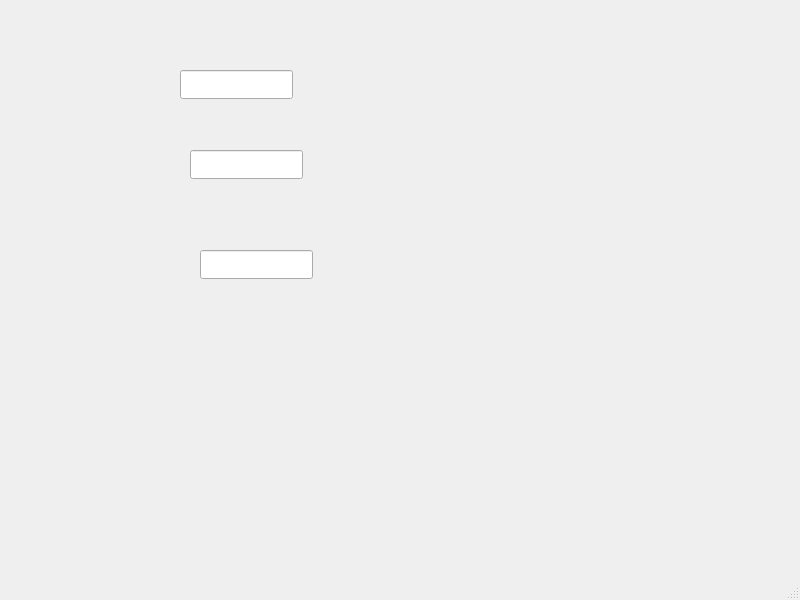
<?xml version="1.0" encoding="UTF-8"?>
<ui version="4.0">
 <class>MainWindow</class>
 <widget class="QMainWindow" name="MainWindow">
  <property name="geometry">
   <rect>
    <x>0</x>
    <y>0</y>
    <width>800</width>
    <height>600</height>
   </rect>
  </property>
  <property name="windowTitle">
   <string>MainWindow</string>
  </property>
  <widget class="QWidget" name="centralwidget">
   <widget class="QLineEdit" name="lineEdit_x">
    <property name="geometry">
     <rect>
      <x>180</x>
      <y>70</y>
      <width>113</width>
      <height>29</height>
     </rect>
    </property>
   </widget>
   <widget class="QLineEdit" name="lineEdit_y">
    <property name="geometry">
     <rect>
      <x>190</x>
      <y>150</y>
      <width>113</width>
      <height>29</height>
     </rect>
    </property>
   </widget>
   <widget class="QLineEdit" name="lineEdit_z">
    <property name="geometry">
     <rect>
      <x>200</x>
      <y>250</y>
      <width>113</width>
      <height>29</height>
     </rect>
    </property>
   </widget>
  </widget>
  <widget class="QMenuBar" name="menubar">
   <property name="geometry">
    <rect>
     <x>0</x>
     <y>0</y>
     <width>800</width>
     <height>26</height>
    </rect>
   </property>
  </widget>
  <widget class="QStatusBar" name="statusbar"/>
 </widget>
 <resources/>
 <connections/>
</ui>
